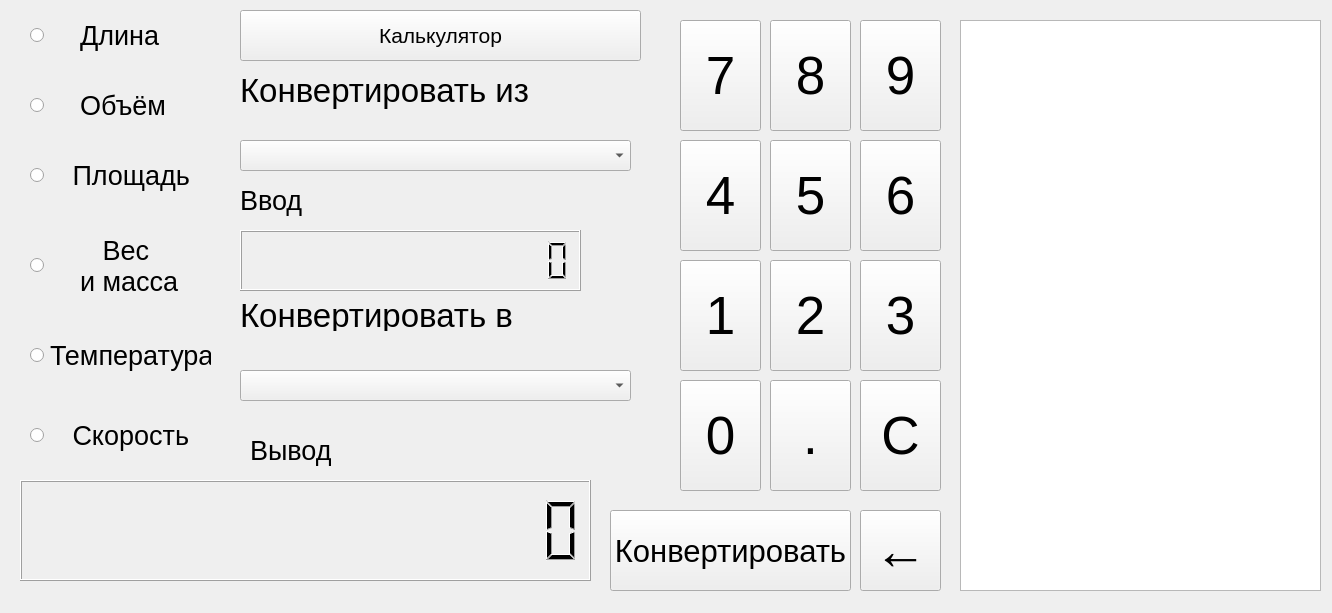
<?xml version="1.0" encoding="UTF-8"?>
<ui version="4.0">
 <class>Form</class>
 <widget class="QWidget" name="Form">
  <property name="geometry">
   <rect>
    <x>0</x>
    <y>0</y>
    <width>1332</width>
    <height>613</height>
   </rect>
  </property>
  <property name="windowTitle">
   <string>Form</string>
  </property>
  <widget class="QPushButton" name="pushButton">
   <property name="geometry">
    <rect>
     <x>240</x>
     <y>10</y>
     <width>401</width>
     <height>51</height>
    </rect>
   </property>
   <property name="font">
    <font>
     <pointsize>16</pointsize>
    </font>
   </property>
   <property name="text">
    <string>Калькулятор</string>
   </property>
  </widget>
  <widget class="QLabel" name="label">
   <property name="geometry">
    <rect>
     <x>240</x>
     <y>70</y>
     <width>301</width>
     <height>41</height>
    </rect>
   </property>
   <property name="font">
    <font>
     <pointsize>25</pointsize>
    </font>
   </property>
   <property name="text">
    <string>Конвертировать из</string>
   </property>
  </widget>
  <widget class="QLabel" name="label_4">
   <property name="geometry">
    <rect>
     <x>250</x>
     <y>430</y>
     <width>81</width>
     <height>41</height>
    </rect>
   </property>
   <property name="font">
    <font>
     <pointsize>20</pointsize>
    </font>
   </property>
   <property name="text">
    <string>Вывод</string>
   </property>
  </widget>
  <widget class="QLabel" name="label_5">
   <property name="geometry">
    <rect>
     <x>240</x>
     <y>180</y>
     <width>71</width>
     <height>41</height>
    </rect>
   </property>
   <property name="font">
    <font>
     <pointsize>20</pointsize>
    </font>
   </property>
   <property name="text">
    <string>Ввод</string>
   </property>
  </widget>
  <widget class="QLabel" name="label_6">
   <property name="geometry">
    <rect>
     <x>240</x>
     <y>300</y>
     <width>341</width>
     <height>31</height>
    </rect>
   </property>
   <property name="font">
    <font>
     <pointsize>25</pointsize>
    </font>
   </property>
   <property name="text">
    <string>Конвертировать в</string>
   </property>
  </widget>
  <widget class="QPushButton" name="pushButton_5">
   <property name="geometry">
    <rect>
     <x>680</x>
     <y>140</y>
     <width>81</width>
     <height>111</height>
    </rect>
   </property>
   <property name="font">
    <font>
     <pointsize>40</pointsize>
    </font>
   </property>
   <property name="text">
    <string>4</string>
   </property>
  </widget>
  <widget class="QPushButton" name="pushButton_6">
   <property name="geometry">
    <rect>
     <x>770</x>
     <y>140</y>
     <width>81</width>
     <height>111</height>
    </rect>
   </property>
   <property name="font">
    <font>
     <pointsize>40</pointsize>
    </font>
   </property>
   <property name="text">
    <string>5</string>
   </property>
  </widget>
  <widget class="QPushButton" name="pushButton_7">
   <property name="geometry">
    <rect>
     <x>860</x>
     <y>140</y>
     <width>81</width>
     <height>111</height>
    </rect>
   </property>
   <property name="font">
    <font>
     <pointsize>40</pointsize>
    </font>
   </property>
   <property name="text">
    <string>6</string>
   </property>
  </widget>
  <widget class="QPushButton" name="pushButton_8">
   <property name="geometry">
    <rect>
     <x>680</x>
     <y>20</y>
     <width>81</width>
     <height>111</height>
    </rect>
   </property>
   <property name="font">
    <font>
     <pointsize>40</pointsize>
    </font>
   </property>
   <property name="text">
    <string>7</string>
   </property>
  </widget>
  <widget class="QPushButton" name="pushButton_9">
   <property name="geometry">
    <rect>
     <x>770</x>
     <y>20</y>
     <width>81</width>
     <height>111</height>
    </rect>
   </property>
   <property name="font">
    <font>
     <pointsize>40</pointsize>
    </font>
   </property>
   <property name="text">
    <string>8</string>
   </property>
  </widget>
  <widget class="QPushButton" name="pushButton_10">
   <property name="geometry">
    <rect>
     <x>860</x>
     <y>20</y>
     <width>81</width>
     <height>111</height>
    </rect>
   </property>
   <property name="font">
    <font>
     <pointsize>40</pointsize>
    </font>
   </property>
   <property name="text">
    <string>9</string>
   </property>
  </widget>
  <widget class="QPushButton" name="pushButton_11">
   <property name="geometry">
    <rect>
     <x>770</x>
     <y>260</y>
     <width>81</width>
     <height>111</height>
    </rect>
   </property>
   <property name="font">
    <font>
     <pointsize>40</pointsize>
    </font>
   </property>
   <property name="text">
    <string>2</string>
   </property>
  </widget>
  <widget class="QPushButton" name="pushButton_12">
   <property name="geometry">
    <rect>
     <x>860</x>
     <y>260</y>
     <width>81</width>
     <height>111</height>
    </rect>
   </property>
   <property name="font">
    <font>
     <pointsize>40</pointsize>
    </font>
   </property>
   <property name="text">
    <string>3</string>
   </property>
  </widget>
  <widget class="QPushButton" name="pushButton_13">
   <property name="geometry">
    <rect>
     <x>680</x>
     <y>260</y>
     <width>81</width>
     <height>111</height>
    </rect>
   </property>
   <property name="font">
    <font>
     <pointsize>40</pointsize>
    </font>
   </property>
   <property name="text">
    <string>1</string>
   </property>
  </widget>
  <widget class="QPushButton" name="pushButton_14">
   <property name="geometry">
    <rect>
     <x>680</x>
     <y>380</y>
     <width>81</width>
     <height>111</height>
    </rect>
   </property>
   <property name="font">
    <font>
     <pointsize>40</pointsize>
    </font>
   </property>
   <property name="text">
    <string>0</string>
   </property>
  </widget>
  <widget class="QPushButton" name="pushButton_15">
   <property name="geometry">
    <rect>
     <x>860</x>
     <y>380</y>
     <width>81</width>
     <height>111</height>
    </rect>
   </property>
   <property name="font">
    <font>
     <pointsize>40</pointsize>
    </font>
   </property>
   <property name="text">
    <string>C</string>
   </property>
  </widget>
  <widget class="QPushButton" name="pushButton_16">
   <property name="geometry">
    <rect>
     <x>860</x>
     <y>510</y>
     <width>81</width>
     <height>81</height>
    </rect>
   </property>
   <property name="font">
    <font>
     <pointsize>40</pointsize>
    </font>
   </property>
   <property name="text">
    <string>←</string>
   </property>
  </widget>
  <widget class="QPushButton" name="pushButton_17">
   <property name="geometry">
    <rect>
     <x>610</x>
     <y>510</y>
     <width>241</width>
     <height>81</height>
    </rect>
   </property>
   <property name="font">
    <font>
     <pointsize>23</pointsize>
    </font>
   </property>
   <property name="text">
    <string>Конвертировать</string>
   </property>
  </widget>
  <widget class="QLCDNumber" name="lcdNumber_3">
   <property name="geometry">
    <rect>
     <x>240</x>
     <y>230</y>
     <width>341</width>
     <height>61</height>
    </rect>
   </property>
   <property name="digitCount">
    <number>15</number>
   </property>
  </widget>
  <widget class="QPushButton" name="pushButton_18">
   <property name="geometry">
    <rect>
     <x>770</x>
     <y>380</y>
     <width>81</width>
     <height>111</height>
    </rect>
   </property>
   <property name="font">
    <font>
     <pointsize>40</pointsize>
    </font>
   </property>
   <property name="text">
    <string>.</string>
   </property>
  </widget>
  <widget class="QLCDNumber" name="lcdNumber_4">
   <property name="geometry">
    <rect>
     <x>20</x>
     <y>480</y>
     <width>571</width>
     <height>101</height>
    </rect>
   </property>
   <property name="font">
    <font>
     <pointsize>20</pointsize>
    </font>
   </property>
   <property name="digitCount">
    <number>16</number>
   </property>
  </widget>
  <widget class="QListWidget" name="listWidget">
   <property name="geometry">
    <rect>
     <x>960</x>
     <y>20</y>
     <width>361</width>
     <height>571</height>
    </rect>
   </property>
   <property name="font">
    <font>
     <pointsize>15</pointsize>
    </font>
   </property>
   <property name="autoScroll">
    <bool>false</bool>
   </property>
  </widget>
  <widget class="QRadioButton" name="radioButton">
   <property name="geometry">
    <rect>
     <x>30</x>
     <y>10</y>
     <width>181</width>
     <height>51</height>
    </rect>
   </property>
   <property name="font">
    <font>
     <pointsize>20</pointsize>
    </font>
   </property>
   <property name="text">
    <string>    Длина</string>
   </property>
   <property name="checkable">
    <bool>true</bool>
   </property>
   <property name="checked">
    <bool>false</bool>
   </property>
  </widget>
  <widget class="QRadioButton" name="radioButton_2">
   <property name="geometry">
    <rect>
     <x>30</x>
     <y>80</y>
     <width>181</width>
     <height>51</height>
    </rect>
   </property>
   <property name="font">
    <font>
     <pointsize>20</pointsize>
    </font>
   </property>
   <property name="text">
    <string>    Объём</string>
   </property>
  </widget>
  <widget class="QRadioButton" name="radioButton_4">
   <property name="geometry">
    <rect>
     <x>30</x>
     <y>220</y>
     <width>181</width>
     <height>91</height>
    </rect>
   </property>
   <property name="font">
    <font>
     <pointsize>20</pointsize>
    </font>
   </property>
   <property name="text">
    <string>       Вес
    и масса</string>
   </property>
  </widget>
  <widget class="QRadioButton" name="radioButton_5">
   <property name="geometry">
    <rect>
     <x>30</x>
     <y>330</y>
     <width>181</width>
     <height>51</height>
    </rect>
   </property>
   <property name="font">
    <font>
     <pointsize>20</pointsize>
    </font>
   </property>
   <property name="text">
    <string>Температура</string>
   </property>
  </widget>
  <widget class="QRadioButton" name="radioButton_6">
   <property name="geometry">
    <rect>
     <x>30</x>
     <y>410</y>
     <width>181</width>
     <height>51</height>
    </rect>
   </property>
   <property name="font">
    <font>
     <pointsize>20</pointsize>
    </font>
   </property>
   <property name="text">
    <string>   Скорость</string>
   </property>
  </widget>
  <widget class="QRadioButton" name="radioButton_3">
   <property name="geometry">
    <rect>
     <x>30</x>
     <y>150</y>
     <width>181</width>
     <height>51</height>
    </rect>
   </property>
   <property name="font">
    <font>
     <pointsize>20</pointsize>
    </font>
   </property>
   <property name="text">
    <string>   Площадь</string>
   </property>
  </widget>
  <widget class="QComboBox" name="comboBox">
   <property name="geometry">
    <rect>
     <x>240</x>
     <y>140</y>
     <width>391</width>
     <height>31</height>
    </rect>
   </property>
   <property name="font">
    <font>
     <pointsize>15</pointsize>
    </font>
   </property>
  </widget>
  <widget class="QComboBox" name="comboBox_2">
   <property name="geometry">
    <rect>
     <x>240</x>
     <y>370</y>
     <width>391</width>
     <height>31</height>
    </rect>
   </property>
   <property name="font">
    <font>
     <pointsize>15</pointsize>
    </font>
   </property>
  </widget>
 </widget>
 <resources/>
 <connections/>
</ui>
